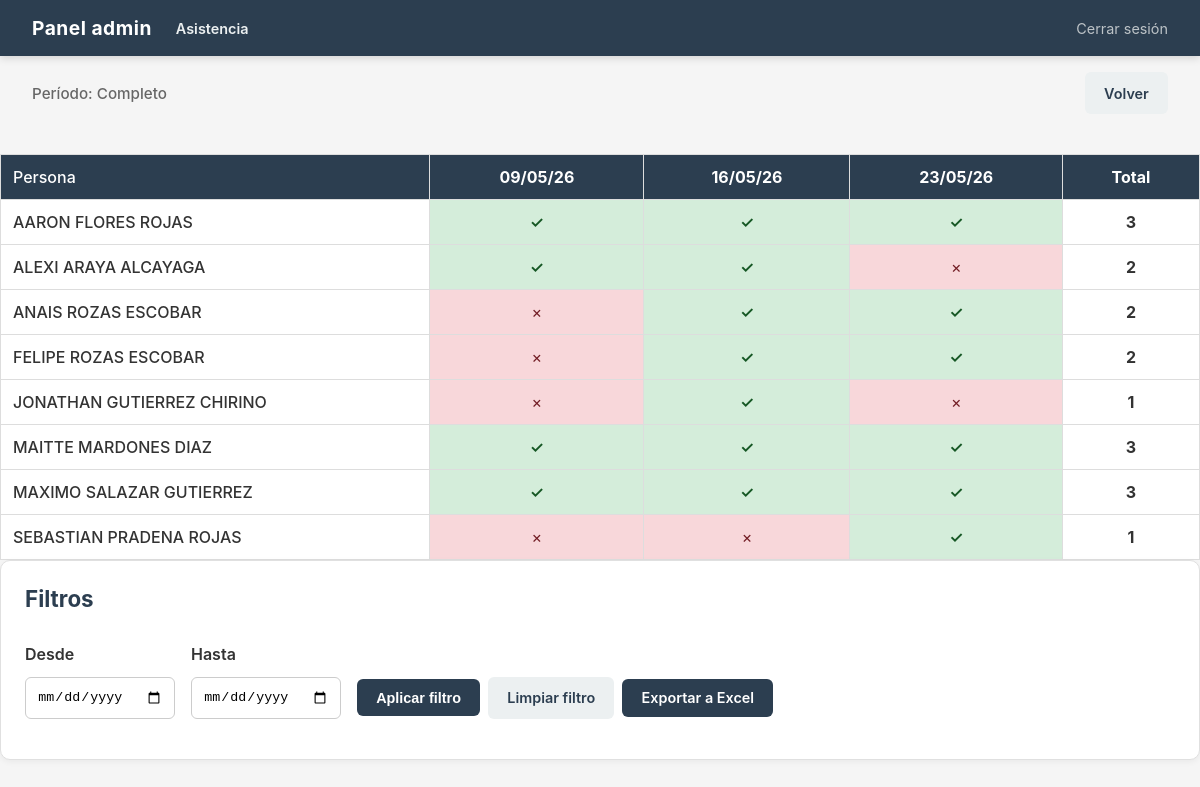
The page /admin/asistencia (signed in) on the database its author committed.
### tables this page shows
CREATE TABLE personas (

    id INTEGER PRIMARY KEY AUTOINCREMENT,

    nombre TEXT NOT NULL UNIQUE,

    activo INTEGER NOT NULL DEFAULT 1

);

### flask-app/app.py (the view)
@app.route("/admin/asistencia")
@login_required
def asistencia_admin():
    desde = request.args.get("desde")
    hasta = request.args.get("hasta")
    if desde and hasta and desde > hasta:
        flash(
            "La fecha 'Desde' no puede ser mayor que 'Hasta'",
            "error"
        )
        return redirect(url_for("asistencia_admin"))
    where_clauses = []
    params = []
    if desde:
        where_clauses.append(
            "date(fecha_hora) >= ?"
        )
        params.append(desde)
    if hasta:
        where_clauses.append(
            "date(fecha_hora) <= ?"
        )
        params.append(hasta)
    where_sql = ""
    if where_clauses:
        where_sql = (
            "WHERE "
            + " AND ".join(where_clauses)
        )
    fechas_sql = f"""
    SELECT DISTINCT
        date(fecha_hora) AS fecha
    FROM asistencias
    {where_sql}
    ORDER BY fecha
    """
    asistencias_sql = f"""
    SELECT
        persona_id,
        date(fecha_hora) AS fecha
    FROM asistencias
    {where_sql}
    """
    personas_sql = f"""
    SELECT DISTINCT
        p.id,
        p.nombre
    FROM personas p
    INNER JOIN asistencias a
        ON a.persona_id = p.id
    """
    personas_params = []
    personas_where_clauses = []
    if desde:
        personas_where_clauses.append(
            "date(a.fecha_hora) >= ?"
        )
        personas_params.append(desde)
    if hasta:
        personas_where_clauses.append(
            "date(a.fecha_hora) <= ?"
        )
        personas_params.append(hasta)
    if personas_where_clauses:
        personas_sql += (
            " WHERE "
            + " AND ".join(personas_where_clauses)
        )
    personas_sql += """
     ORDER BY p.nombre
    """
    conn = get_db_connection()
    try:
        fechas = conn.execute(
            fechas_sql,
            params
        ).fetchall()
        personas = conn.execute(
            personas_sql,
            personas_params
        ).fetchall()
        asistencias = conn.execute(
            asistencias_sql,
            params
        ).fetchall()
        if not fechas:
            flash("No existen asistencias para el período seleccionado", "info")
            fechas = []
            datos = []
            return render_template("admin/asistencia.html", fechas=fechas, datos=datos)
        asistencias_set = {
            (
                asistencia["persona_id"],
                asistencia["fecha"]
            )
            for asistencia in asistencias
        }
        tabla = []
        for persona in personas:
            fila = {
                "nombre": persona["nombre"],
                "total": 0,
                "asistencias": []
            }
            for fecha in fechas:
                presente = (
                    persona["id"],
                    fecha["fecha"]
                ) in asistencias_set
                fila["asistencias"].append(presente)
                if presente:
                    fila["total"] += 1
            tabla.append(fila)
        desde_mostrar = None
        hasta_mostrar = None
        if desde:
            desde_mostrar = datetime.strptime(
                desde,
                "%Y-%m-%d"
            ).strftime("%d/%m/%y")
        if hasta:
            hasta_mostrar = datetime.strptime(
                hasta,
                "%Y-%m-%d"
            ).strftime("%d/%m/%y")
        return render_template(
            "admin/asistencia.html",
            fechas=fechas,
            tabla=tabla,
            desde=desde,
            hasta=hasta,
            desde_mostrar=desde_mostrar,
            hasta_mostrar=hasta_mostrar
        )
    finally:
        conn.close()

### flask-app/app.py (called while the page is built)
@app.after_request
def agregar_headers_no_cache(response):
    response.headers["Cache-Control"] = (
        "no-store, no-cache, must-revalidate, max-age=0"
    )
    response.headers["Pragma"] = "no-cache"
    response.headers["Expires"] = "0"
    return response

def get_db_connection():
    conn = sqlite3.connect(DATABASE_PATH)
    conn.row_factory = sqlite3.Row
    conn.execute("PRAGMA foreign_keys = ON")
    return conn

def login_required(f):
    @wraps(f)
    def decorated_function(*args, **kwargs):
        if not session.get("admin"):
            return redirect(url_for("login"))
        return f(*args, **kwargs)
    return decorated_function

### flask-app/templates/admin/asistencia.html (shortened to what this page needs)
{% extends "base.html" %}
{% block nav_section %}
<a
    href="{{ url_for('asistencia_admin') }}"
    class="nav-section-link"
>
    Asistencia
</a>
{% endblock %}
{% block content %}
<div class="asistencia-header">
    <div class="periodo-actual">
        {% if desde or hasta %}
            Período:
            {{ desde_mostrar or "Inicio" }}
            -
            {{ hasta_mostrar or "Hoy" }}
        {% else %}
            Período: Completo
        {% endif %}
    </div>
    <a
        href="{{ url_for('admin') }}"
        class="btn btn-secondary"
    >
        Volver
    </a>
</div>
<div class="tabla-wrapper">
    <table>
        <thead>
            <tr>
                <th class="col-persona">
                    Persona
                </th>
                {% for fecha in fechas %}
                    <th>
                        {{ fecha["fecha"][8:10] }}/{{ fecha["fecha"][5:7] }}/{{ fecha["fecha"][2:4] }}
                    </th>
                {% endfor %}
                <th class="col-total">
                    Total
                </th>
            </tr>
        </thead>
        <tbody>
            {% for fila in tabla %}
            <tr>
                <td class="col-persona">
                    {{ fila.nombre }}
                </td>
                {% for presente in fila.asistencias %}
                <td class="{% if presente %}asistencia-si{% else %}asistencia-no{% endif %}">
                    {% if presente %}
                        ✓
                    {% else %}
                        ×
                    {% endif %}
                </td>
                {% endfor %}
                <td class="col-total">
                    {{ fila.total }}
                </td>
            </tr>
            {% endfor %}
        </tbody>
    </table>
</div>
<div class="card">
    <h2>Filtros</h2>
    <form method="GET" class="filtros-form">
        <div class="filtro-campo">
            <label for="desde">Desde</label>
            <input
                type="date"
                id="desde"
                name="desde"
                value="{{ desde or '' }}"
            >
        </div>
        <div class="filtro-campo">
            <label for="hasta">Hasta</label>
            <input
                type="date"
                id="hasta"
                name="hasta"
                value="{{ hasta or '' }}"
            >
        </div>
        <div class="form-actions filtro-botones">
            <button
                type="submit"
                class="btn btn-primary"
            >
                Aplicar filtro
            </button>
            <a
                href="{{ url_for('asistencia_admin') }}"
                class="btn btn-secondary"
            >
                Limpiar filtro
            </a>
            <a
                href="{{ url_for(
                    'exportar_asistencia_excel',
                    desde=desde,
                    hasta=hasta
                ) }}"
                class="btn btn-primary"
            >
                Exportar a Excel
            </a>
        </div>
    </form>
</div>
{% endblock %}

### flask-app/templates/base.html (shortened to what this page needs)
<!DOCTYPE html>
<html lang="es">
<head>
    <link
        rel="stylesheet"
        href="{{ url_for('static', filename='css/style.css') }}"
    >
</head>
    <body>
        <nav>
            {% if session.admin %}
                <div class="nav-left">
                    <a
                        class="brand"
                        href="{{ url_for('admin') }}"
                    >
                        Panel admin
                    </a>
                    {% block nav_section %}{% endblock %}
                </div>
                <div class="nav-right">
                    <form
                        method="POST"
                        action="{{ url_for('logout') }}"
                    >
                        <button
                            type="submit"
                            class="logout-link"
                        >
                            Cerrar sesión
                        </button>
                    </form>
                </div>
            {% endif %}
        </nav>
        <main class="main-container">
            {% block content %}{% endblock %}
        </main>
    </body>
</html>

### flask-app/static/css/style.css (style rules this page uses)
* { margin: 0; padding: 0; box-sizing: border-box; }
body { font-family: -apple-system, BlinkMacSystemFont, "Segoe UI", Roboto, sans-serif; background: #f5f5f5; color: #333; min-height: 100vh; }
h2 { font-size: 1.4rem; margin-bottom: 1rem; color: #2c3e50; }
label { display: block; margin-top: 1rem; margin-bottom: 0.3rem; font-weight: 600; }
nav { background: #2c3e50; padding: 0 2rem; display: flex; justify-content: space-between; align-items: center; height: 56px; box-shadow: 0 2px 8px rgba(0,0,0,0.15); }
nav .brand { color: #fff; font-size: 1.2rem; font-weight: 700; text-decoration: none; letter-spacing: 0.5px; }
nav a { color: #bdc3c7; text-decoration: none; font-size: 0.9rem; transition: color 0.2s; }
.nav-left, .nav-right { display: flex; align-items: center; gap: 1.5rem; }
.logout-link { background: none; border: none; color: #bdc3c7; cursor: pointer; font-size: 0.9rem; font-family: inherit; padding: 0; margin: 0; width: auto; }
.nav-right form { margin: 0; }
.nav-section-link { color: #ecf0f1; font-weight: 600; }
.card { background: white; border-radius: 10px; padding: 1.5rem; border: 1px solid #e0e0e0; box-shadow: 0 2px 6px rgba(0,0,0,0.05); display: flex; flex-direction: column; justify-content: space-between; }
input, select { width: 100%; padding: 0.7rem; border: 1px solid #ccc; border-radius: 6px; margin-top: 0.5rem; }
.card form input { margin-bottom: 1rem; }
.btn { display: inline-flex; align-items: center; justify-content: center; padding: 0.65rem 1.2rem; border: none; border-radius: 6px; cursor: pointer; font-size: 0.9rem; font-weight: 600; transition: background 0.2s, transform 0.1s; text-decoration: none; width: auto; }
.btn-primary { background: #2c3e50; color: #fff; }
.btn-secondary { background: #ecf0f1; color: #2c3e50; text-decoration: none; display: inline-flex; align-items: center; justify-content: center; min-height: 42px; }
table { width: 100%; border-collapse: collapse; background: white; margin-top: 1rem; }
th, td { border: 1px solid #ddd; padding: 0.75rem; text-align: center; }
th { background: #2c3e50; color: white; }
.form-actions { display: flex; justify-content: space-between; align-items: center; gap: 1rem; margin-top: 1.5rem; }
.asistencia-si { background: #d4edda; color: #155724; font-weight: 600; }
.asistencia-no { background: #f8d7da; color: #721c24; }
.tabla-wrapper { overflow-x: auto; }
.col-persona { width: 200px; text-align: left; font-weight: 500; }
.col-total { width: 20px; font-weight: 700; }
.asistencia-si, .asistencia-no { width: 50px; }
table { border-collapse: collapse; background: white; margin-top: 1rem; width: auto; min-width: 100%; }
.filtros-form { display: flex; align-items: flex-end; gap: 1rem; flex-wrap: wrap; }
.filtro-campo { display: flex; flex-direction: column; }
.filtro-campo input { width: 150px; }
.filtro-botones { display: flex; gap: 0.5rem; align-items: center; margin-bottom: 0.98rem; }
.asistencia-header { display: flex; justify-content: space-between; align-items: center; margin-top: 1rem; margin-bottom: 1.5rem; padding: 0 2rem; }
.periodo-actual { color: #666; font-size: 0.95rem; font-weight: 500; }

### rows shown on the page
personas: nombre "AARON FLORES ROJAS", total "3"
personas: nombre "ALEXI ARAYA ALCAYAGA", total "2"
personas: nombre "ANAIS ROZAS ESCOBAR", total "2"
personas: nombre "FELIPE ROZAS ESCOBAR", total "2"
personas: nombre "JONATHAN GUTIERREZ CHIRINO", total "1"
personas: nombre "MAITTE MARDONES DIAZ", total "3"
personas: nombre "MAXIMO SALAZAR GUTIERREZ", total "3"
personas: nombre "SEBASTIAN PRADENA ROJAS", total "1"

### other values the page prints
{{ fecha["fecha"][8:10] }} "09" "16" "23"
{{ fecha["fecha"][5:7] }} "05" "05" "05"
{{ fecha["fecha"][2:4] }} "26" "26" "26"
